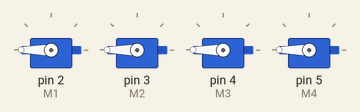
Recording of a sketch running on a simulated Arduino Uno, built with avr-gcc and run on an emulated ATmega328P. Shown: 4 × servo.

Above: at 0.05 s.
At 2.65 s:
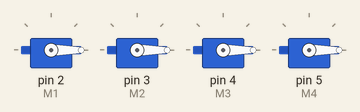
At 3.95 s:
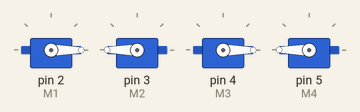
At 5.25 s:
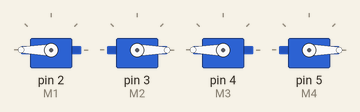
At 7.85 s:
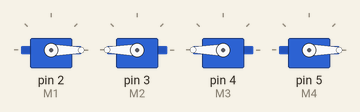
At 10.5 s:
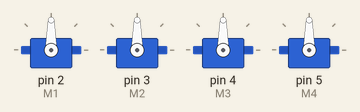
Timing chart, 0 to 13.7 s (numbered marks = the images above):
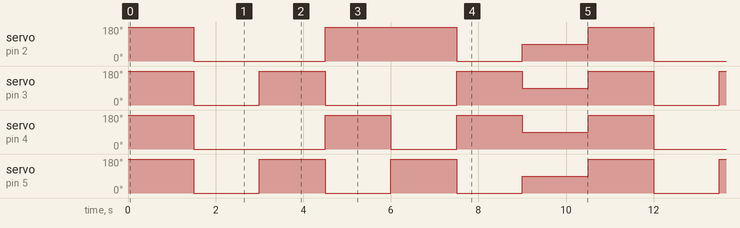

Measured:
- by itself, servo on pin 2 (M1): repeats every 10.5 s: 180° 3.0 s, 0° 1.5 s, 90° 1.5 s, 180° 1.5 s, 0° 3.0 s
- by itself, servo on pin 3 (M2): repeats every 10.5 s: 180° 1.5 s, 0° 3.0 s, 180° 1.5 s, 90° 1.5 s, 180° 1.5 s, 0° 1.5 s
- by itself, servo on pin 4 (M3): repeats every 10.5 s: 180° 1.5 s, 0° 1.5 s, 180° 1.5 s, 90° 1.5 s, 180° 1.5 s, 0° 3.0 s
- by itself, servo on pin 5 (M4): repeats every 10.5 s: 2 × (180° 1.5 s, 0° 1.5 s), 90° 1.5 s, 180° 1.5 s, 0° 1.5 s

The sketch:

Movimientos_Basicos.ino
```cpp
//EXPO ROBOTICA 2018
//GRUBB 2018

#include <Servo.h>
Servo M1;
Servo M2;
Servo M3;
Servo M4;


  int Motores[4];   //= {M1,M2,M3,M4}

  //////Movimientos//////

  int adelante[]  = {180,180,180,180};
  int atras[]     = {0,0,0,0};
  int derecha []  = {0,180,0,180};
  int izquierda[] = {180,0,180,0};
  int gHorario[]  = {180,0,0,180};
  int gCHorario[] = {0,180,180,0};
  int parar[]     = {90,90,90,90};

  //////Configuracion Arduino//////

void setup(){


  //////Pines Motores//////

  M1.attach(2);
  M2.attach(3);
  M3.attach(4);
  M4.attach(5);

}

void loop(){

Adelante_();
Atras_();
Derecha_();
Izquierda_();
GHorario_();
GCHorario_();
Parar_();

}


  //////Funciones de Movimiento//////

void Adelante_(){
  M1.write(adelante[0]);
  M2.write(adelante[1]);
  M3.write(adelante[2]);
  M4.write(adelante[3]);
  delay(1500);
}

void Atras_(){
  M1.write(atras[0]);
  M2.write(atras[1]);
  M3.write(atras[2]);
  M4.write(atras[3]);
  delay(1500);
}

void Derecha_(){
  M1.write(derecha[0]);
  M2.write(derecha[1]);
  M3.write(derecha[2]);
  M4.write(derecha[3]);
  delay(1500);
}

void Izquierda_(){
  M1.write(izquierda[0]);
  M2.write(izquierda[1]);
  M3.write(izquierda[2]);
  M4.write(izquierda[3]);
  delay(1500);
}

void GHorario_(){
  M1.write(gHorario[0]);
  M2.write(gHorario[1]);
  M3.write(gHorario[2]);
  M4.write(gHorario[3]);
  delay(1500);
}

void GCHorario_(){
  M1.write(gCHorario[0]);
  M2.write(gCHorario[1]);
  M3.write(gCHorario[2]);
  M4.write(gCHorario[3]);
  delay(1500);
}

void Parar_(){

  M1.write(parar[0]);
  M2.write(parar[1]);
  M3.write(parar[2]);
  M4.write(parar[3]);
  delay(1500);
}
```
